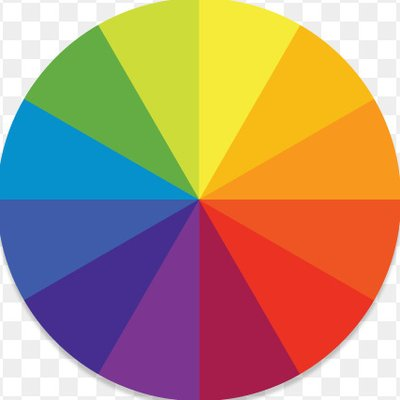
#> input picture rainbow_wheel.jpg, 400 x 400 px
$ python '7 object_tracking.py'
#> lines starting #> are read from the running program, lines starting #| are printed output that depends on the picture; after the words box and inside, x2 and y2 are one past the last pixel; in counts of white or black regions, pixels touching at a corner belong together
#import the libraries
import cv2
import numpy as np

# Creating Tracking window
cv2.namedWindow("Tracker")

# An empty callback function for our trackbars
def empty(x):
    pass

# Creating trackbars
# arguments are:- name of the trackbar, name of the window
# in which it should be displayed, the set value and then ending value,
# a callback function
cv2.createTrackbar("Low Hue","Tracker",0,255,empty)
#> slider 'Low Hue' is set to 51
cv2.createTrackbar("Low Saturation","Tracker",0,255,empty)
#> slider 'Low Saturation' is set to 51
cv2.createTrackbar("Low Value","Tracker",0,255,empty)
#> slider 'Low Value' is set to 51
cv2.createTrackbar("High Hue","Tracker",255,255,empty)
cv2.createTrackbar("High Saturation","Tracker",255,255,empty)
cv2.createTrackbar("High Value","Tracker",255,255,empty)

# an infinite loop to display our image
while True:
    frame=cv2.imread("rainbow_wheel.jpg")
#> frame is the input picture: shape (400, 400, 3); mean B, G, R 118.2, 146.7, 178.9

    # converting to hsv
    hsv=cv2.cvtColor(frame,cv2.COLOR_BGR2HSV)
#> hsv: shape (400, 400, 3); mean H, S, V 58.7, 158.8, 211.3

    # getting the tracker object for our image
    # arguments are the name of the trackbar and the window
    lh=cv2.getTrackbarPos("Low Hue","Tracker")
    ls=cv2.getTrackbarPos("Low Saturation","Tracker")
    lv=cv2.getTrackbarPos("Low Value","Tracker")
    uh=cv2.getTrackbarPos("High Hue","Tracker")
    us=cv2.getTrackbarPos("High Saturation","Tracker")
    uv=cv2.getTrackbarPos("High Value","Tracker")

    # creating the lower bound and upper bound arrays
    lb=np.array([lh,ls,lv])
    ub=np.array([uh,us,uv])

    # creating a mask to detect the colour on the tracker
    mask=cv2.inRange(hsv,lb,ub)
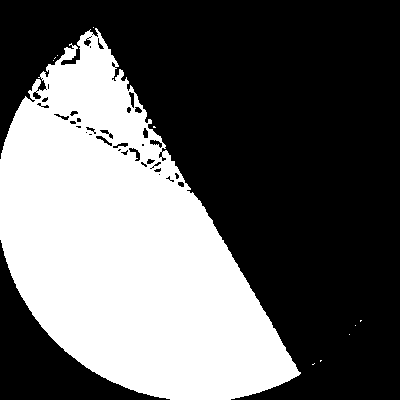
#> mask: shape (400, 400); 38.9% white; 11 white regions (10 under 20 px), largest, box (x1, y1, x2, y2) and area: (0, 28, 301, 400) 62261

    # performing an and operation on the image and the mask
    # will work like a normal and operation
    result=cv2.bitwise_and(frame,frame,mask=mask)
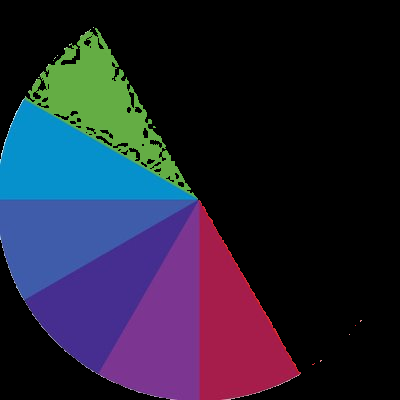
#> result: shape (400, 400, 3); mean B, G, R 53, 34, 34.5

    # displaying all the three windows
    cv2.imshow("image",frame)
    cv2.imshow("mask",mask)
    cv2.imshow("result",result)

    # if the 'esc' is pressed close all windows
    if cv2.waitKey(1)==27:
#> (key Esc is pressed here)
        break
cv2.destroyAllWindows()

$ run again, with bradley-cooper.jpg copied over rainbow_wheel.jpg
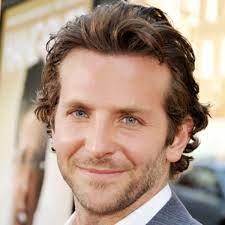
#> input picture bradley-cooper.jpg, 225 x 225 px
#> frame is the input picture: shape (225, 225, 3); mean B, G, R 135.1, 151, 175
#> hsv: shape (225, 225, 3); mean H, S, V 22.8, 74.7, 176.7
#> `mask=cv2.inRange(hsv,lb,ub)`:
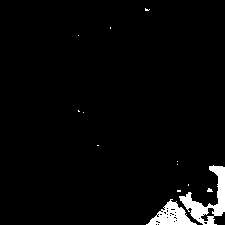
#> mask: shape (225, 225); 3.2% white; 13 white regions (11 under 20 px), largest, box (x1, y1, x2, y2) and area: (179, 165, 225, 225) 945, (146, 199, 197, 225) 616
#> `result=cv2.bitwise_and(frame,frame,mask=mask)`:
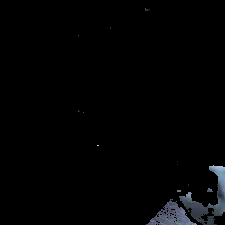
#> result: shape (225, 225, 3); mean B, G, R 3.6, 3, 2.7

$ run again, with dia mirza.jpg copied over rainbow_wheel.jpg
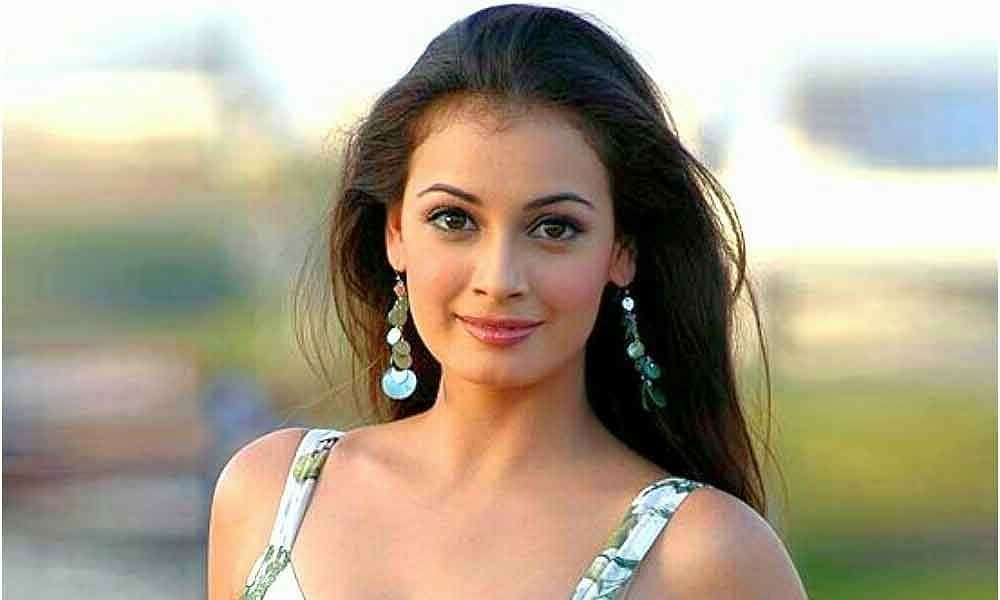
#> input picture dia mirza.jpg, 1000 x 600 px
#> frame is the input picture: shape (600, 1000, 3); mean B, G, R 139.7, 160.3, 171.2
#> hsv: shape (600, 1000, 3); mean H, S, V 35.6, 68.3, 176.2
#> `mask=cv2.inRange(hsv,lb,ub)`:
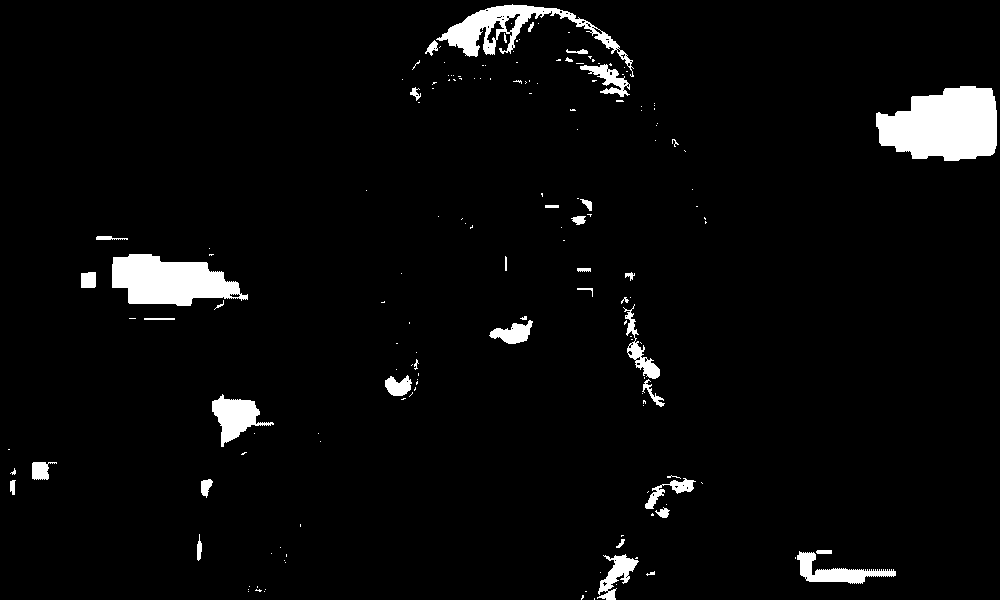
#> mask: shape (600, 1000); 3.9% white; 165 white regions (126 under 20 px), largest, box (x1, y1, x2, y2) and area: (876, 86, 997, 161) 6918, (112, 254, 248, 306) 4731, (436, 4, 634, 77) 3168
#> `result=cv2.bitwise_and(frame,frame,mask=mask)`:
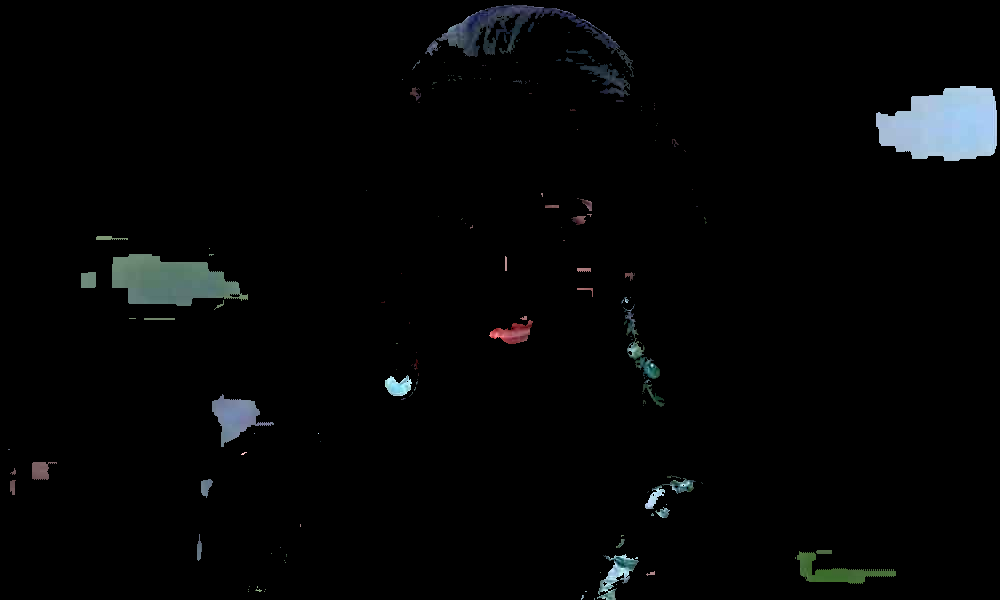
#> result: shape (600, 1000, 3); mean B, G, R 5.6, 5.2, 4.4
